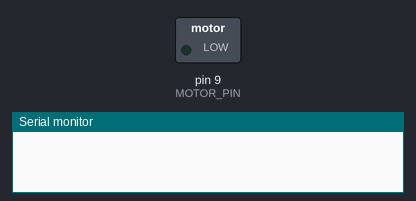
Bench run of a sketch on a simulated Arduino Uno, built with avr-gcc and run on an emulated ATmega328P. On the bench: switched loads named in the sketch (green lamp = pin HIGH), the last lines printed to the serial monitor.

Above: at 0.05 s.
At 0.25 s:
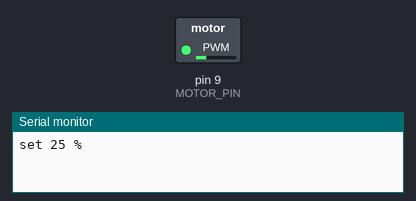
At 0.5 s:
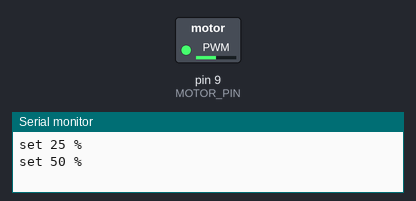
At 1.0 s:
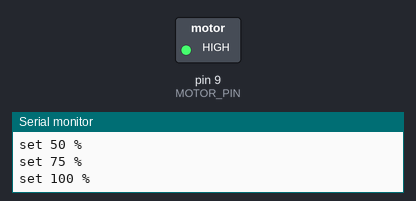
Timing chart, 0 to 3.0 s (numbered marks = the images above):
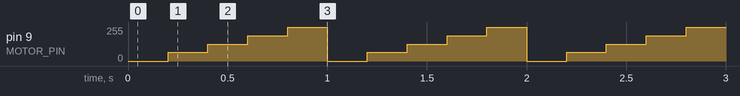

The sketch:

pwm20k.ino
```cpp
// pwm20k.ino - 20 kHz PWM on pin 9 from Timer1: a motor drive you cannot hear (Chapter 102 promised it)
const int MOTOR_PIN = 9;               // OC1A: the pin Timer1's output A drives
const unsigned int TOP = 799;          // 16,000,000 / (1 x (799 + 1)) = 20,000 Hz
const int SPEEDS[] = {0, 25, 50, 75, 100};
int step = 0;
unsigned long lastChange = 0;

void setMotor(int percent) {           // 0 to 100 %
  if (percent <= 0) {
    TCCR1A &= ~(1 << COM1A1);          // disconnect the timer from the pin ...
    digitalWrite(MOTOR_PIN, LOW);      // ... and hold it LOW: really off
  } else {
    OCR1A = (unsigned long)TOP * percent / 100;   // the pin is HIGH while the count is up to OCR1A
    TCCR1A |= (1 << COM1A1);           // connect the timer to the pin again
  }
}

void setup() {
  Serial.begin(115200);
  pinMode(MOTOR_PIN, OUTPUT);
  TCCR1A = (1 << WGM11);               // fast PWM with TOP = ICR1 (mode 14) ...
  TCCR1B = (1 << WGM13) | (1 << WGM12) | (1 << CS10);   // ... and prescaler 1: 16 MHz
  ICR1 = TOP;
  setMotor(SPEEDS[0]);
}

void loop() {
  if (millis() - lastChange >= 200) {  // a new speed every 0.2 s
    lastChange += 200;
    step = (step + 1) % 5;
    setMotor(SPEEDS[step]);
    Serial.print("set ");
    Serial.print(SPEEDS[step]);
    Serial.println(" %");
  }
}
```

Measured:
- by itself, pin 9 (MOTOR_PIN): repeats every 1.0 s: 127/255 0.20 s, 191/255 0.20 s, 255/255 0.20 s, 0/255 0.20 s, 64/255 0.20 s
